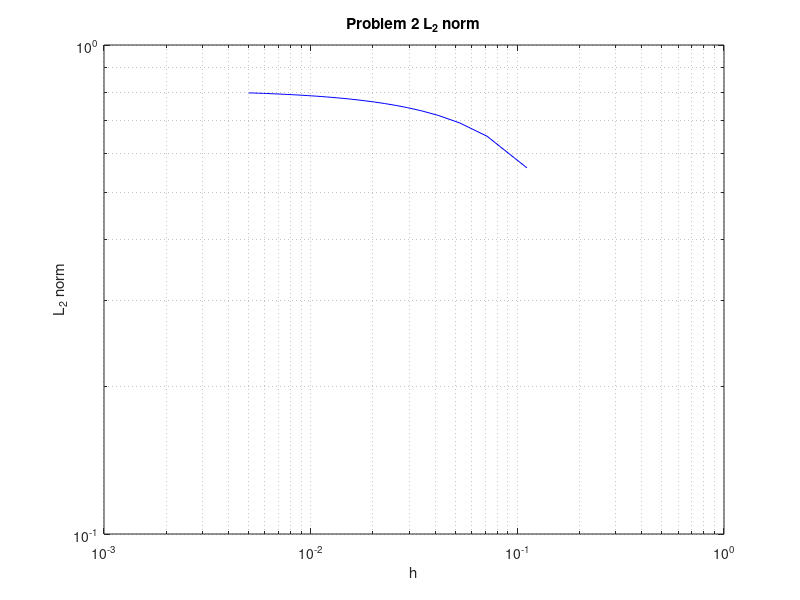
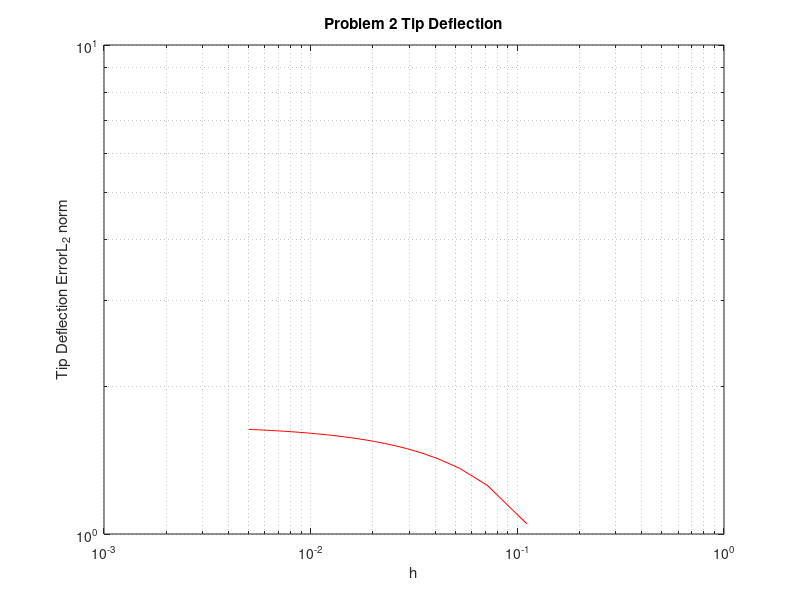

MATLAB code for these plots, in order:
func = @(x) (1/6)*x^3-(1/2)*x^2;

% parameter setting
L = 1;

N_list = [10:5:200];
h_list = L./(N_list-1);

error_list = zeros(1,length(N_list));
error_tip = zeros(1,length(N_list));

for ii = 1:length(h_list)
    N = N_list(ii);
    h = h_list(ii);
    x1=diag(ones(1,N-4));
    x1=x1/(h^4);
    x=padarray(x1,4,'post')';
    x=x+circshift(x,1,2)*-4+circshift(x,2,2)*6 ...,
        +circshift(x,3,2)*-4+circshift(x,4,2);
    x=padarray(x,2,'both');
    x(1,1)=1;
    x(2,2)=1;
    x(N-1,N-2)=1/(2*(h^2));
    x(N-1,N-1)=-1/(h^2);
    x(N-1,N)=1/(2*(h^2));
    x(N,N-3)=-1/(6*(h^3));
    x(N,N-2)=1/(2*(h^3));
    x(N,N-1)=-1/(2*(h^3));
    x(N,N)=1/(6*(h^3));
    a = zeros(N,1);
    a(N,1) = 1;
    W=x\a;
    
    m = [0:h:L]';
    Y = (1/6)*m.^3-(1/2)*m.^2;
    
    error = (Y-W).^2;
    error_norm = sqrt(sum(error)*h);
    error_list(ii) = error_norm;
    
    error_tipdef = abs(func(1)-W(N,1));
    error_tip(ii) = error_tipdef;
    
end

figure(1)
loglog(h_list,error_list,'b');
grid minor
title('Problem 2 L_2 norm');
xlabel('h');
ylabel('L_2 norm');

figure(2)
loglog(h_list,error_tip,'r');
grid minor
title('Problem 2 Tip Deflection');
xlabel('h');
ylabel('Tip Deflection ErrorL_2 norm');
